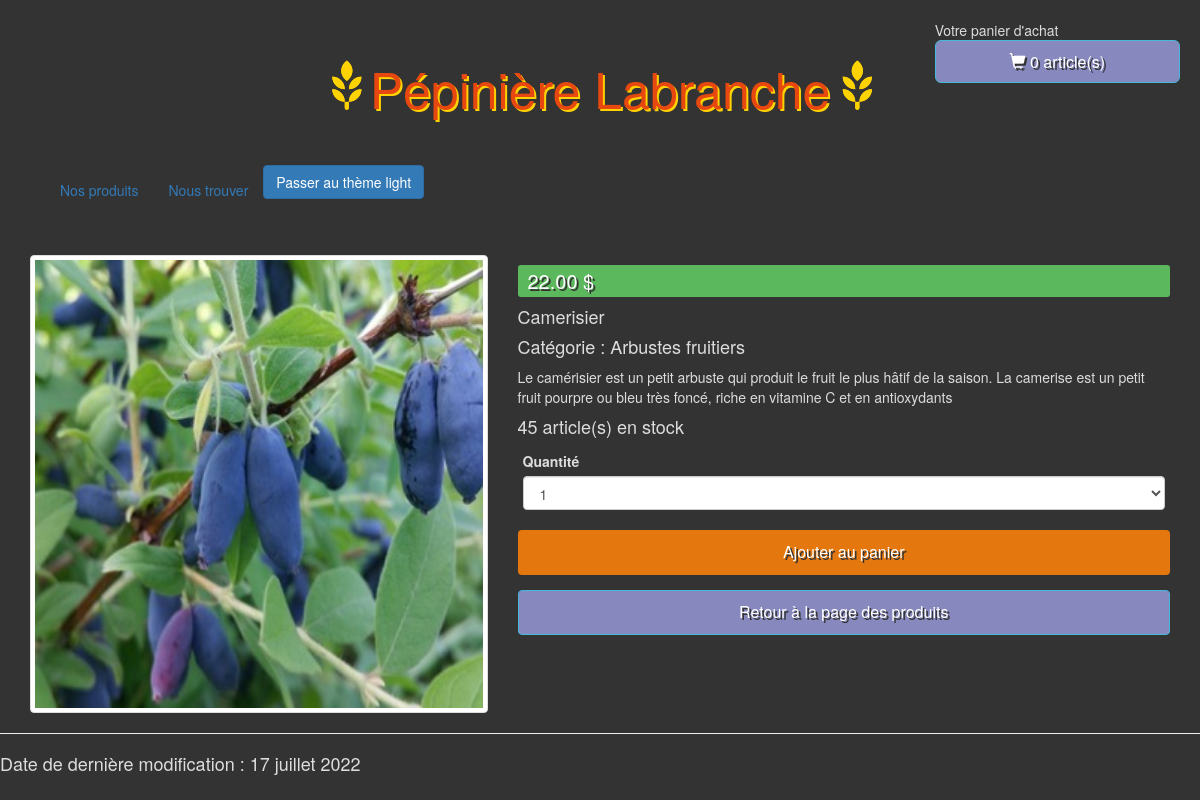
/Projet/index.php?action=1&id=10, run on the app's committed database.
### tables this page shows
CREATE TABLE Article(
 identifiant INTEGER NOT NULL AUTO_INCREMENT,
 imageArticle VARCHAR(255) NOT NULL,
 nom VARCHAR(50) NOT NULL,
 categorie VARCHAR(50) NOT NULL, 
 description TEXT NOT NULL,
 prix DECIMAL NOT NULL,
 quantiteDisponible INTEGER NOT NULL,
 CONSTRAINT Pk_Produit PRIMARY KEY(identifiant),
 CONSTRAINT CHK_quantiteDisponible CHECK(quantiteDisponible >= 0)
 );

### Projet/controleurs/controleur.php (called while the page is built, shortened)
<?php
    require_once("modeles/gestionnaire_articles.php");
    function afficherDetailsArticle($identifiant){
        $panier = new Panier(session_id());
        $totalArticles = $panier->compterArticles();
        $article = GestionnaireArticles::getDetailsArticle($identifiant);
        require("vues/vue_details_article.php");
    }

### Projet/modeles/gestionnaire_articles.php (called while the page is built, shortened)
<?php
    class GestionnaireArticles{
        public static function getDetailsArticle($identifiant){
            $connexion = Database::connect();
            $requeteSQL = "SELECT * FROM Article WHERE identifiant = ?";
            $requetePreparee = $connexion->prepare($requeteSQL);
            $requetePreparee->execute(array($identifiant));
            return $requetePreparee->fetchAll();
        }
    }

### Projet/vues/vue_details_article.php (the view, shortened to what this page needs)
    <?php
        $image = "images/".$article[0]["imageArticle"];
        $nom = $article[0]["nom"];
        $prix = $article[0]["prix"];
        $description = $article[0]["description"];
        $categorie = $article[0]["categorie"];
        $quantiteDisponible = $article[0]["quantiteDisponible"];
    ?>
    <div class="container site">
        <h1 class="text-logo"><span class="glyphicon glyphicon-grain"></span>Pépinière Labranche<span class="glyphicon glyphicon-grain"></span></h1>
        <div id="panier" class="fond-dark text-dark">
            <p>Votre panier d'achat
                <a href="../index.php?action=5" class="btn btn-info btn-lg">
                    <span class="glyphicon glyphicon-shopping-cart"></span>
                        <?=empty($totalArticles)?"0 ":$totalArticles." "?>article(s)
                </a>
            </p>
        </div>
        <div class="container-fluid">
            <ul class="nav navbar-nav">
                <li ><a href="../index.php">Nos produits</a></li>
                <li><a href="../index.php?action=6">Nous trouver</a></li>
                <li><button class="btn btn-primary" id="btnChangerTheme" onclick="changerTheme(this)">Passer au thème light</button></li>
            </ul>
        </div>
        <div class="row card-group">
            <div  class="col-sm-5 col-md-5 col-lg-5">
                <div class="card">
                    <div class="card-body">
                        <img class="img-thumbnail" style="width:100%" src="<?=$image?>" alt="<?=$nom?>" width="400">
                    </div>
                </div>
            </div>
            <div class="col-sm-7 col-md-7 col-lg-7">
                <div class="card">
                    <div class="card-header">
                            <h4 id="prix"><?=number_format($prix, 2)?> $</h4>
                            <h4 class="nom"><?=$nom?></h4>
                            <h4 class="nom">Catégorie :  <?=$categorie?></h4>
                            <p class="card-text"><?=$description?></p>
                            <?php
                                if($quantiteDisponible == 0){
                            ?>
                            <h4 class="quantite">En rupture de stock</h4></div>
                            <div class="form-group">
                            <a href="index.php" role="button" class="btn btn-info">Retour à la page des produits</a>
                            </div>
                            <?php
                                }else{
                            ?>
                            <h4 class="quantite"><?=$quantiteDisponible?> article(s) en stock</h4>
                    </div>
                    <div class="card-body">
                        <form method="get" action="index.php">
                            <div style="padding: 5px;">
                            <div class="form-group">
                                <label> Quantité</label>
                                <select class="form-control" name="quantite">
                                    <?php
                                        for($i = 1; $i <= $quantiteDisponible; $i++){
                                    ?>
                                    <option value="<?=$i?>"><?=$i?></option>
                                    <?php
                                        }
                                    ?>
                                </select>
                            </div>
                            </div>
                            <div class="form-group">
                            <button type="submit" class="btn btn-order">Ajouter au panier</button>
                            </div>
                            <div class="form-group">
                                <a href="index.php" role="button" class="btn btn-info">Retour à la page des produits</a>
                            </div>
                        </form>
                    </div>
                    <?php
                            }
                    ?>
                </div>
            </div>
        </div>
    </div>
<?php require("gabarits/template.php");?>

### Projet/css/style.css (style rules this page uses)
.fond-dark { background-color:#333; }
.text-dark { color:#DDD; }
.text-logo { color: #E7480F; text-shadow: 2px 2px #FFD301; font-size: 50px; padding: 40px 0; text-align: center; }
.text-logo .glyphicon { color: #FFD301; text-shadow: 0px 0px #FFD301; }
.nav { margin-bottom: 40px; }
.btn-info, .btn-order { width: 100%; padding: 10px; font-size: 16px; color: #FFF; background-color: #E4780F; text-decoration: none; text-shadow: 2px 2px #333; }
.btn-info { background-color: #8688be; }
h4#prix { background: #5CB85C; color: #FFF; text-shadow: 2px 2px #333; padding : 5px 10px; font-size: 20px; border-radius: 3px; }
div#panier { position:absolute; top: 10px; right: 10px; margin: 0px; padding: 10px; }

### data on the page
article: imageArticle (picture), prix "22.00", nom "Camerisier", categorie "Arbustes fruitiers", description "Le camérisier est un petit arbuste qui produit le fruit le plus hâtif de la saison. La camerise est un petit fruit pourpre ou bleu très foncé, riche en vitamine C et en antioxydants", quantiteDisponible "45"

### other printed values
form field quantite "1"
